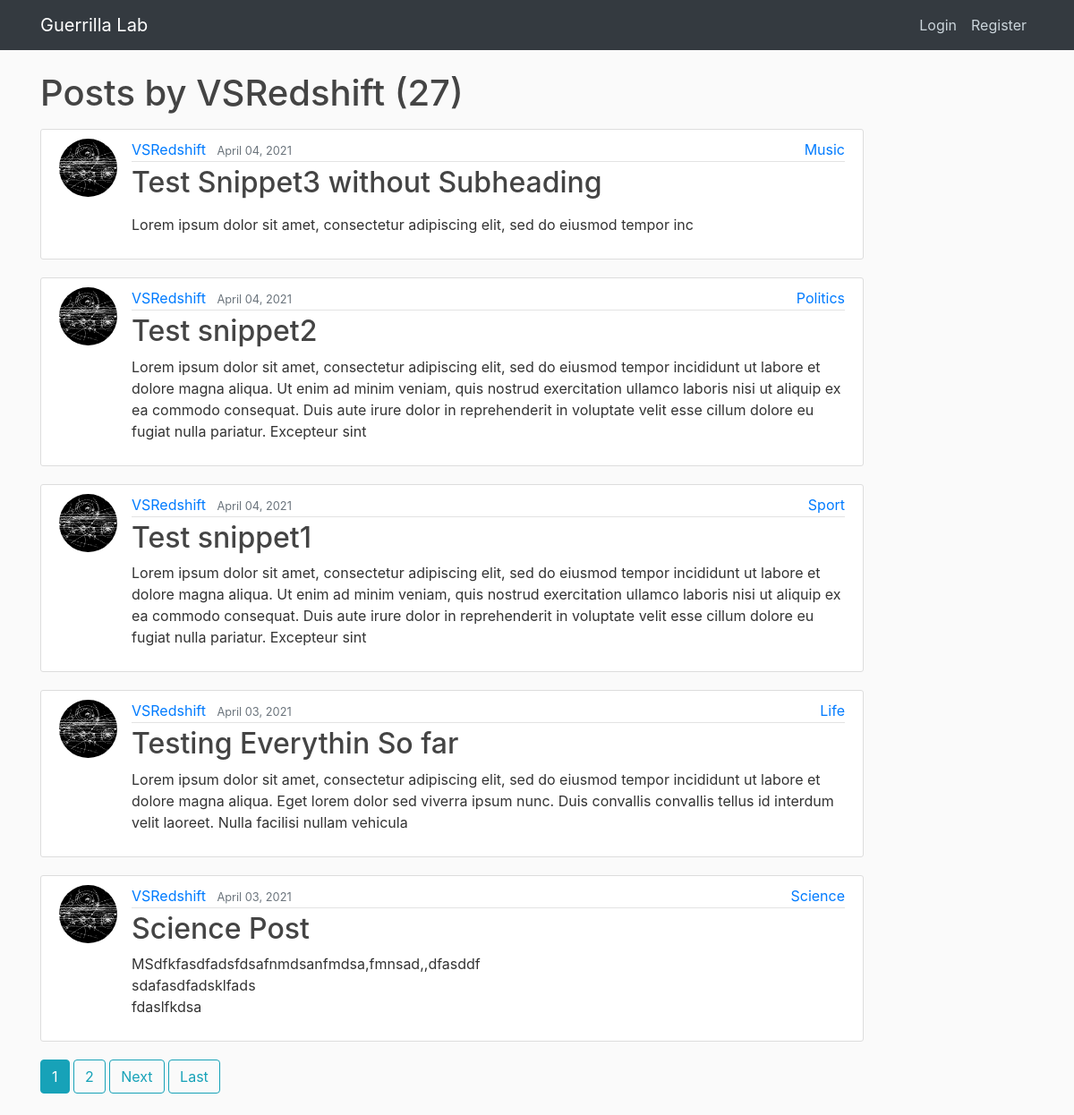
/user/VSRedshift, run on an earlier commit of the app's database.
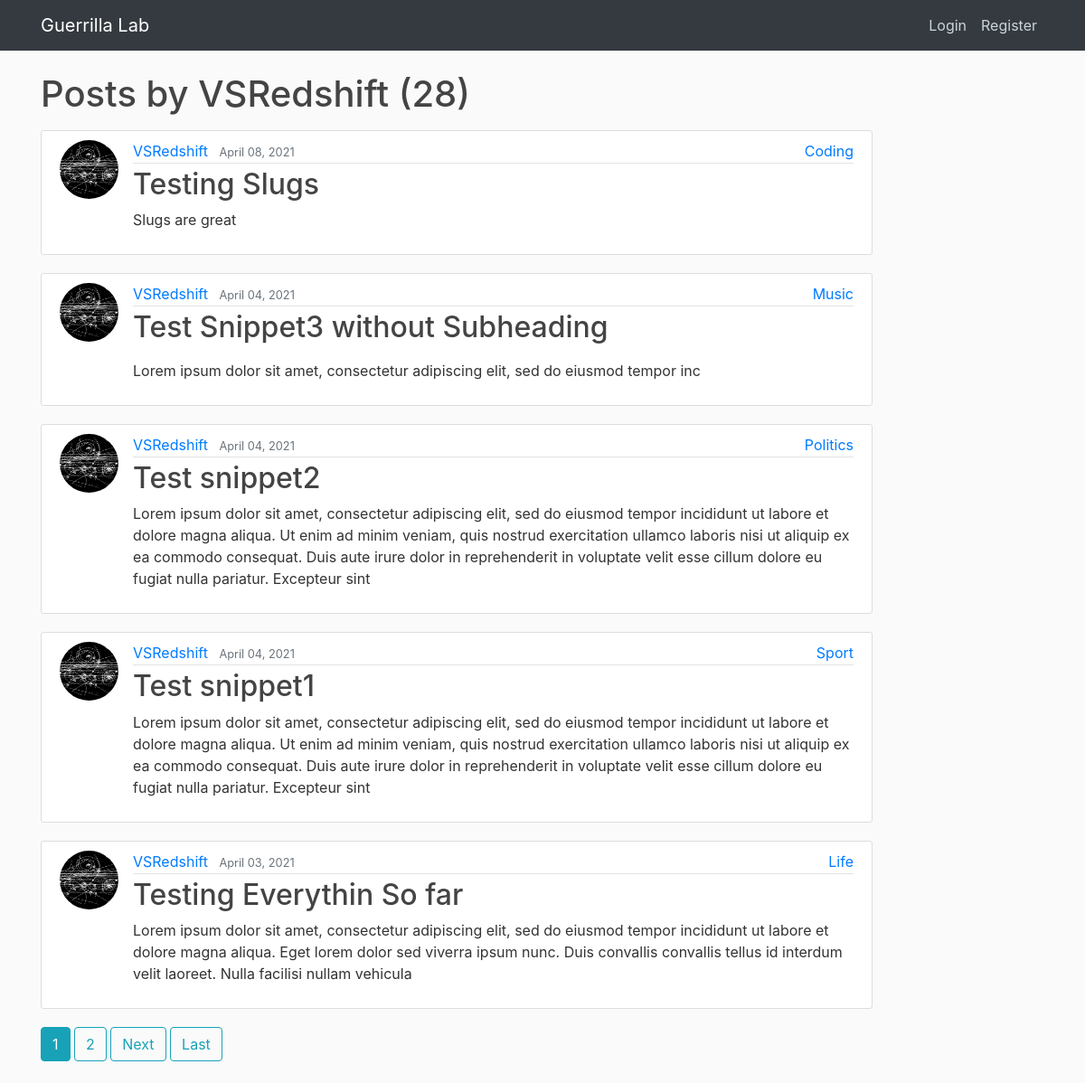
And on a later commit of the database.
### blog/models.py (models this page shows, shortened)
class Post(models.Model):
    title = models.CharField(max_length=100)
    slug = models.SlugField(max_length=255, null=False,
                            unique=True, default=title)
    content = RichTextField(blank=True, null=True)      # Rich text editor
    subheading = models.TextField(max_length=350, blank=True, default=None)
    date_posted = models.DateTimeField(default=timezone.now)
    updated = models.DateTimeField(auto_now=True, null=True)
    author = models.ForeignKey(User, on_delete=models.CASCADE)
    category = models.CharField(max_length=30, default=None)
    head_image = models.ImageField(
        blank=True, null=True, upload_to='images/')
    tags = TaggableManager(blank=True)
    likes = models.ManyToManyField(User, related_name='blog_likes')
    dislikes = models.ManyToManyField(User, related_name='blog_dislikes')

### users/models.py (models this page shows, shortened)
class Profile(models.Model):
    user = models.OneToOneField(User, on_delete=models.CASCADE)
    bio = models.TextField(max_length=1000, blank=True, null=True)
    image = models.ImageField(default='default.jpg', upload_to='profile_pics')
    website = models.CharField(max_length=300, blank=True, null=True)
    linkedin = models.CharField(max_length=300, blank=True, null=True)
    github = models.CharField(max_length=300, blank=True, null=True)
    twitter = models.CharField(max_length=300, blank=True, null=True)
    instagram = models.CharField(max_length=300, blank=True, null=True)
    facebook = models.CharField(max_length=300, blank=True, null=True)

### blog/views.py (the view)
# urls.py: path('user/<str:username>', UserPostListView.as_view(), name='user-posts'),
class UserPostListView(ListView):
    model = Post
    template_name = 'blog/user_posts.html'
    context_object_name = 'posts'
    paginate_by = 5
    def get_queryset(self):
        user = get_object_or_404(User, username=self.kwargs.get('username'))
        return Post.objects.filter(author=user).order_by('-date_posted')

### blog/templates/blog/user_posts.html (shortened to what this page needs)
{% extends "blog/base.html" %}
{% block content %}
    <h1 class="mb-3">Posts by {{ view.kwargs.username }} ({{ page_obj.paginator.count }}) </h1>
    {% for post in posts %}
    <article class="media content-section">
        <img
            class="rounded-circle article-img"
            src="{{ post.author.profile.image.url }}"
            alt=""
        />
        <div class="media-body article-top">
            <div class="article-metadata">
                <a class="mr-2" href="{% url 'user-posts' post.author.username %}">
                {{ post.author }}
                </a>
                <small class="text-muted">{{ post.date_posted|date:"F d, Y" }}</small>
                <a href="{% url 'category' post.category %}" class="article-category">{{ post.category }}</a>
            </div>
            <h2>
                <a class="article-title" href="{% url 'post-detail' post.id %}">
                {{ post.title }}
                </a>
            </h2>
            {% if post.subheading %}
                <p class="article-content">{{ post.subheading|safe }}</p>
            {% else %}
                <p class="article-content hide-image">{{ post.content|safe|slice:"0:300" }}</p>
            {% endif %}
        </div>
    </article>
    {% endfor %}
    {% if is_paginated %}
        {% for num in page_obj.paginator.page_range %}
            {% if page_obj.number == num %}
                <a class="btn btn-info mb-4" href="?page={{ num }}">{{ num }}</a>
            {% elif num > page_obj.number|add:'-2' and num < page_obj.number|add:'2' %}
                <a class="btn btn-outline-info mb-4" href="?page={{ num }}">{{ num }}</a>
            {% endif %}
        {% endfor %}
        {% if page_obj.has_next %}
            <a class="btn btn-outline-info mb-4" href="?page={{ page_obj.next_page_number}}">Next</a>
            <a class="btn btn-outline-info mb-4" href="?page={{ page_obj.paginator.num_pages }}">Last</a>
        {% endif %}
    {% endif %}
{% endblock content %}

What changed in the data, as far as the page shows it:
no longer on this page (row edited): Post: author.profile.image (picture), author "VSRedshift", date_posted "April 03, 2021", category "Science", title "Science Post", subheading "MSdfkfasdfadsfdsafnmdsanfmdsa,fmnsad,,dfasddf sdafasdfadsklfads fdaslfkdsa"
added Post: author.profile.image (picture), author "VSRedshift", date_posted "April 08, 2021", category "Coding", title "Testing Slugs", subheading "Slugs are great"
Also different on the page:
{{ page_obj.paginator.count }}: "27" → "28"
